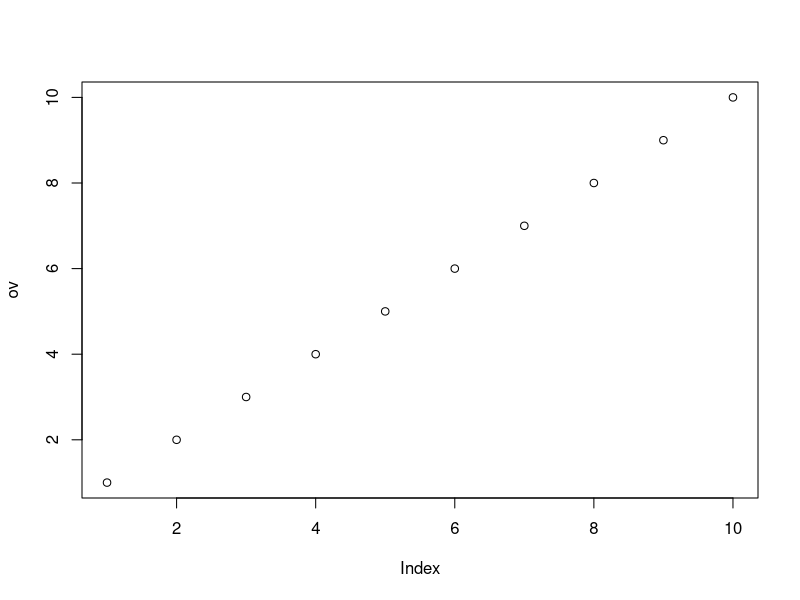
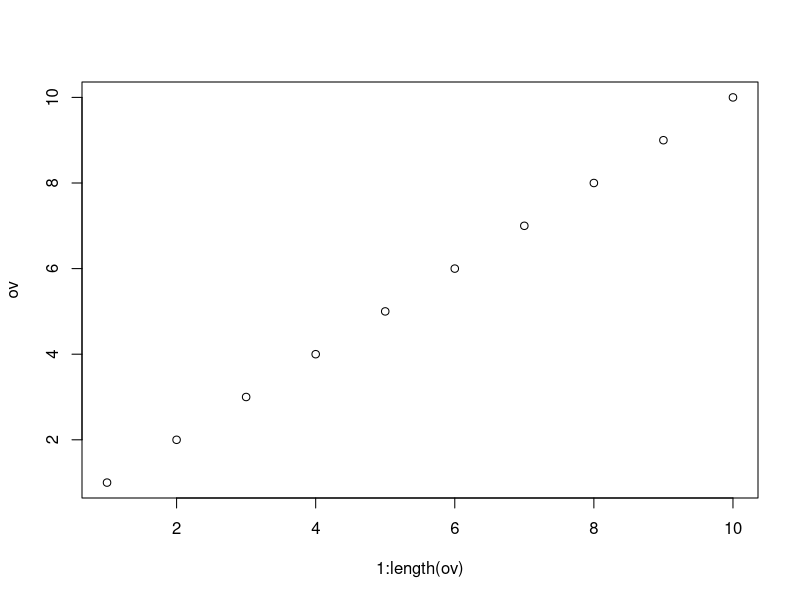
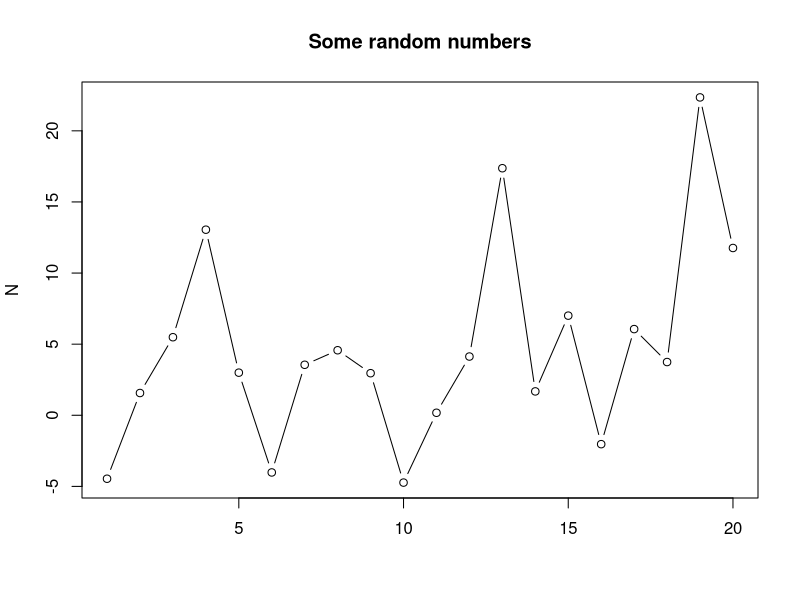

Recreate these plots in R, in order.
# DataTypes.R - Getting to know R data types
# First/04_DataTypes.R

# Copyright 2011-12 JRC FishReg. Distributed under the GPL 2 or later
# Maintainer: FishReg, JRC

# Introduction to R for Fisheries Science

# DATA TYPES

# First operations

# Assignment

# To create objects in our workspace, use <-

ob <- 4

ov <- 1:10

# Type its name to inspect, same as show()

ov

show(ov)

# Basic operators

# Subsetting, [

ov[2]

# Arithmetic, works element by element

ob + ob

ob + 10

ov * 2

ob ^ ob

# WARNING: R recycling rule!

ov * c(1, 2)

# Nesting operations

log(((ob + 2) * (ov / 3)) ^ 2)

# Comparison

ov > ob

ov <= ob


# NUMERIC VECTORS

# Vectors can be created as a sequence, using : or seq()

ov <- 1:10

seq(1, 10, by=2)
seq(1, 10, length=20)

# or by contatenating elements, using c()

on <- c(1,5,7,6,3,4,4,1,2)

# Many functions operate on vectors naturally

mean(on)

var(on)

# Subsetting can select one or more elements,
# including or excluding

ov[3]

ov[3:5]

ov[-1]

# Information on a vector, like
# length

length(ov)

# summary of values

summary(ov)

# Some eye candy

plot(ov)

# equivalent to

plot(1:length(ov), ov)

# try some of the extra arguments

dat <- rnorm(20, 5, 6)

plot(dat, main="Some random numbers", xlab="", ylab="N", type='b')

# When in doubt, use is()
is(ov)

is.numeric(ov)
is.vector(ov)

# STRINGS (CHARACTERS)

# Vectors can also consist of strings

# Use quotes to create them

a <- "welcome to"
b <- "the R course"

# We can combine them in a longer string

msg <- c(a,b)

# Using paste converts to character if needed
paste(a, b, 2012)

# Checking data type
is.vector(msg)

is.numeric(msg)

is.character(msg)


# FACTOR

# Character data with a limited set of possible values

dir <- c("N", "S", "W", "E")

dir <- as.factor(dir)

levels(dir)

# Values not in levels() are not valid

dir[2] <- "P"


# LOGICAL

# R has explicit logical elements: TRUE and FALSE

res <- c(TRUE, FALSE)


# what are they?

is(res)

is.logical(res)

# Logicals are commonly used for subsetting

dat <- 1:4

dat[c(TRUE, FALSE, FALSE, TRUE)]


# SPECIAL VALUES

# R has special representations of

# Inf

Inf

1/0

# Not-a-number

NaN

1/0 - 1/0
sin(Inf)

# Not Available
NA

dat <- c(1, 4, 8, 9, NA, 12)

dat

is.na(dat)

# Some functions can deal with NA as required
mean(dat)

res <- mean(dat, na.rm=TRUE)

sum(dat, na.rm=TRUE)

# EX01_Vectors.R


# DATA FRAME 

# A 2D table of data

# Example:

year <- seq(2000, 2010)
catch <- c(900, 1230, 1400, 930, 670, 1000, 960, 840, 900, 500,400)

dat <- data.frame(year=year, catch=catch)

# A data.frame can be inspect using

# summary

summary(dat)

# or head/tail

head(dat)
tail(dat)

# and its size with dim
dim(dat)

# Access individual columns using $
dat$year

# or, either by name
dat[, 'catch']

# or position
dat[, 2]

# Same for rows
dat[1:5,]

# Selection based on boolean logic comes handy
# e.g. select those rows matching year=2004
dat[dat$year==2004,]

# Adding extra columns of various types
dat$area <- rep(c("N", "S"), length=11)

dat$survey <- c(TRUE, FALSE, FALSE, rep(TRUE, 5), FALSE, TRUE, TRUE)


# LIST

# A list is a very flexible container. Element can be of any class and size

lst <- list(data=dat, description="Some data we cooked up")

# Extract elements by name using $
lst$dat

is.data.frame(lst$dat)

# or using [ and [[
# [ name/position subsets the list
lst[1]

is(lst[1])

# while [[ extracts the subset element
lst[[1]]

is(lst[[1]])


# Lists can be nested. Use with caution!

lst$repetition <- lst


# MATRIX

# A 2D structure of either numeric or character elements

# Constructed using matrix()

matrix(rnorm(100), ncol=10, nrow=10)

mat <- matrix(rnorm(100), ncol=10, nrow=10)

# Subsetting as in df

mat[1, 2]
mat[1, ]
mat[1:4,]

# Get size using dim
dim(mat)

# R works column first, unless instructed otherwise

a <- matrix(1:16, nrow=4)

a <- matrix(1:16, nrow=4, byrow=TRUE)

# An important method for matrices is apply()

mat <- matrix(1:10, ncol=10, nrow=10)

apply(mat, 2, sum)

apply(mat, 1, sum)


# ARRAY

# An array is an n-dimensional extension of a matrix

# Created by array(), specifying dim and dimnames

array(1:100, dim=c(5, 5, 4))

arr <- array(1:25, dim=c(5, 5, 4))

# Subsetting works as in matrix, on all dims (count the commas)

arr[1:3, 1:5, 4]

# but be careful with dimensions collapsing

arr[1,,]

arr[1,3,]

# Arithmetic (element by element) is well defined

arr * 2

arr + (arr / 2)

# apply is our friend here too

apply(arr, 2, sum)

apply(arr, 2:3, sum)
